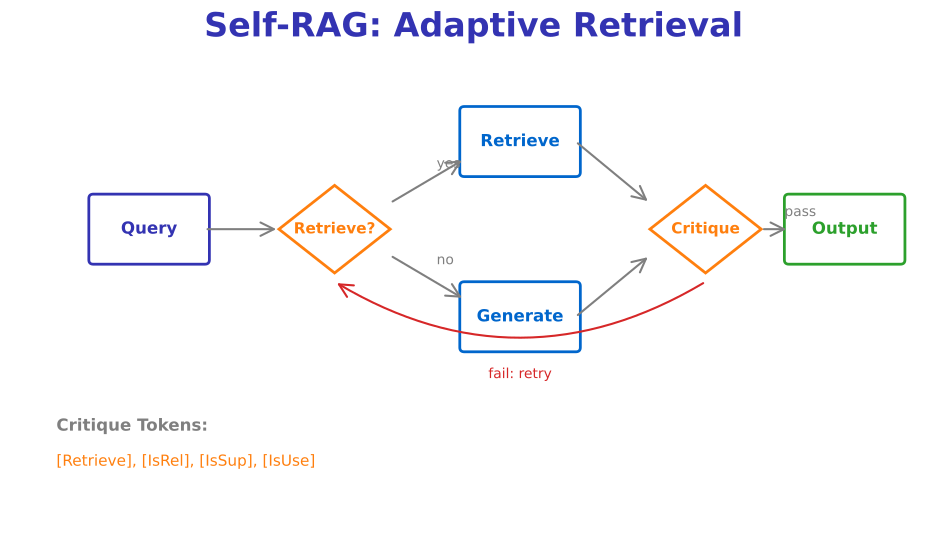

Recreate this plot in Python.
"""
Self-RAG Decision Flow
Week 7 - Advanced RAG
"""
import matplotlib.pyplot as plt
import matplotlib.patches as mpatches
from matplotlib.patches import FancyBboxPatch, Circle
import numpy as np
from pathlib import Path

plt.rcParams.update({
    'font.size': 24, 'axes.labelsize': 24, 'axes.titlesize': 26,
    'figure.figsize': (10, 6), 'figure.dpi': 150, 'font.family': 'sans-serif'
})

MLPURPLE = '#3333B2'
MLBLUE = '#0066CC'
MLORANGE = '#FF7F0E'
MLGREEN = '#2CA02C'
MLRED = '#D62728'
MLGRAY = '#7F7F7F'

fig, ax = plt.subplots(figsize=(10, 6))
ax.set_xlim(0, 10)
ax.set_ylim(0, 6)
ax.axis('off')

ax.text(5, 5.7, 'Self-RAG: Adaptive Retrieval', fontsize=24,
        fontweight='bold', ha='center', color=MLPURPLE)

# Decision nodes
nodes = [
    (1.5, 3.5, 'Query', MLPURPLE, 'rect'),
    (3.5, 3.5, 'Retrieve?', MLORANGE, 'diamond'),
    (5.5, 4.5, 'Retrieve', MLBLUE, 'rect'),
    (5.5, 2.5, 'Generate', MLBLUE, 'rect'),
    (7.5, 3.5, 'Critique', MLORANGE, 'diamond'),
    (9.0, 3.5, 'Output', MLGREEN, 'rect'),
]

for x, y, label, color, shape in nodes:
    if shape == 'diamond':
        # Diamond for decision
        diamond = plt.Polygon([(x, y+0.5), (x+0.6, y), (x, y-0.5), (x-0.6, y)],
                             facecolor='white', edgecolor=color, linewidth=2)
        ax.add_patch(diamond)
        ax.text(x, y, label, fontsize=11, ha='center', va='center', color=color, fontweight='bold')
    else:
        # Rectangle for action
        box = FancyBboxPatch((x-0.6, y-0.35), 1.2, 0.7,
                             boxstyle="round,pad=0.05", facecolor='white',
                             edgecolor=color, linewidth=2)
        ax.add_patch(box)
        ax.text(x, y, label, fontsize=12, ha='center', va='center', color=color, fontweight='bold')

# Arrows with labels
arrows = [
    (2.1, 3.5, 2.9, 3.5, ''),
    (4.1, 3.8, 4.9, 4.3, 'yes'),
    (4.1, 3.2, 4.9, 2.7, 'no'),
    (6.1, 4.5, 6.9, 3.8, ''),
    (6.1, 2.5, 6.9, 3.2, ''),
    (8.1, 3.5, 8.4, 3.5, 'pass'),
]

for x1, y1, x2, y2, label in arrows:
    ax.annotate('', xy=(x2, y2), xytext=(x1, y1),
                arrowprops=dict(arrowstyle='->', color=MLGRAY, lw=1.5))
    if label:
        ax.text((x1+x2)/2 + 0.1, (y1+y2)/2 + 0.15, label, fontsize=10, color=MLGRAY)

# Retry loop
ax.annotate('', xy=(3.5, 2.9), xytext=(7.5, 2.9),
            arrowprops=dict(arrowstyle='->', color=MLRED, lw=1.5,
                          connectionstyle='arc3,rad=-0.3'))
ax.text(5.5, 1.8, 'fail: retry', fontsize=10, color=MLRED, ha='center')

# Critique tokens
ax.text(0.5, 1.2, 'Critique Tokens:', fontsize=12, fontweight='bold', color=MLGRAY)
ax.text(0.5, 0.8, '[Retrieve], [IsRel], [IsSup], [IsUse]', fontsize=11, color=MLORANGE)

plt.tight_layout()
plt.savefig(Path(__file__).parent / 'chart.pdf', dpi=300, bbox_inches='tight', facecolor='white')
plt.close()
print(f"Chart saved to {Path(__file__).parent / 'chart.pdf'}")
